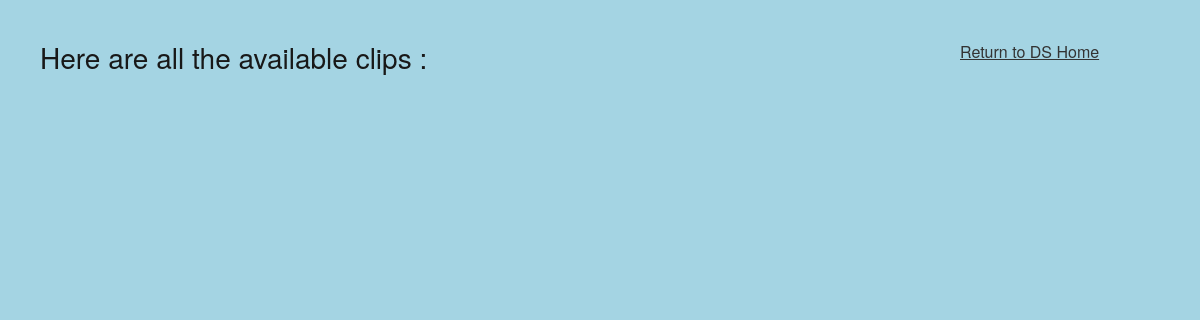
Page /visit/clips/index.php on the earlier database version.
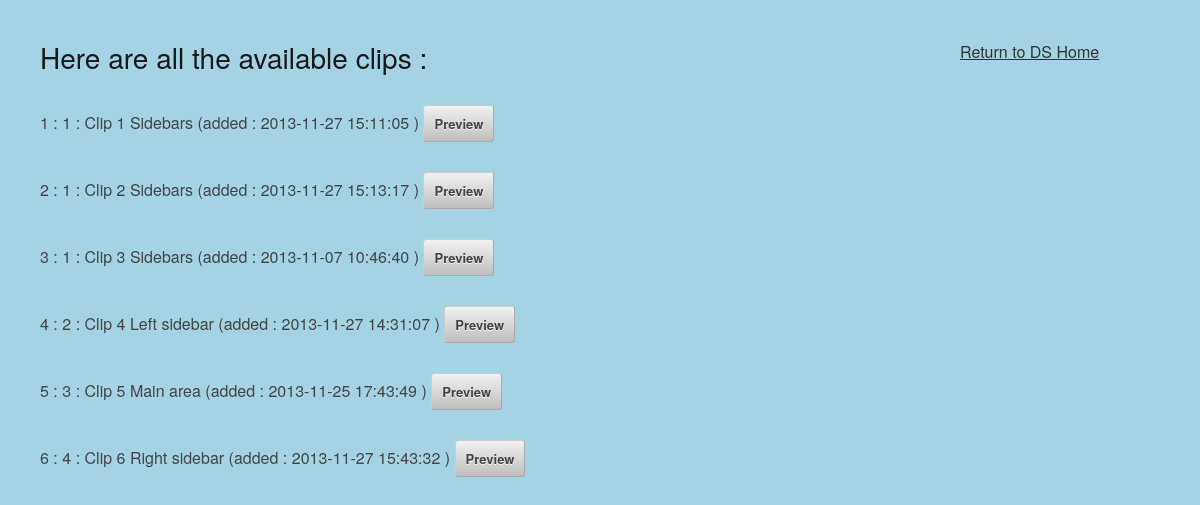
Same page on the later database version.
### tables this page shows
CREATE TABLE IF NOT EXISTS `clip` (
  `id` int(11) NOT NULL AUTO_INCREMENT,
  `clipname` text NOT NULL,
  `clipdate` timestamp NOT NULL DEFAULT CURRENT_TIMESTAMP ON UPDATE CURRENT_TIMESTAMP,
  `clipbackgroundcolor` text NOT NULL,
  `clipDurationInSeconds` int(11) NOT NULL DEFAULT '4',
  `clipOrderNumber` int(11) NOT NULL DEFAULT '1',
  `nextClipId` int(11) NOT NULL DEFAULT '0',
  `isLoop` tinyint(1) NOT NULL DEFAULT '1',
  `updated` tinyint(1) NOT NULL DEFAULT '0',
  `cliplayoutid` int(11) NOT NULL,
  PRIMARY KEY (`id`),
  KEY `cliplayoutid` (`cliplayoutid`)
);

### visit/clips/index.php (called while the page is built, shortened)
<?php
include '../../includes/db.inc.php';
try {
    $result = $pdo->query('SELECT id, cliplayoutname FROM cliplayout');
} catch (PDOException $error) {
    $error = 'Error fetching clip layouts from database!';
    include '../../includes/error.html.php';
    exit();
}
try {
    $result = $pdo->query('SELECT clip.*, sequenceclip.sequenceid, sequenceclip.singleClipSequence
                           FROM clip
                           JOIN sequenceclip ON clip.id = sequenceclip.inSequenceClipId
                           WHERE sequenceclip.singleClipSequence = 1
                           GROUP BY clip.id');
} catch (PDOException $error) {
    $error = $error->getMessage();
    include '../../includes/error.html.php';
    exit();
}
while ($row = $result->fetch()) {
    $clips[] = array(
        'id' => $row['id'],
        'clipname' => $row['clipname'],
        'clipdate' => $row['clipdate'],
        'cliplayoutid' => $row['cliplayoutid'],
        'nextClipId' => $row['nextClipId'],
        'sequence_id' => $row['sequenceid'],
        'singleClip' => $row['singleClipSequence']
    );
}
include 'cliplist.html.php';
exit();
?>

### visit/clips/cliplist.html.php (the view, shortened to what this page needs)
<?php include '../../includes/helpers.inc.php'; ?>
<!DOCTYPE html>
<html>
    <head>
        <link rel="stylesheet" href="../../css/base.css">
    </head>
    <body style="padding: 40px;">
    <div style="position: absolute; left: 960px; top: 40px;" >
        <a href="../../">Return to DS Home</a>
    </div>
    <h3>Here are all the available clips :</h3>
    <br>
    <ul>
        <?php foreach ($clips as $clip): ?>
            <li>
                <form action="" method="post">
                    <?php echo $clip['id']; ?> :
                    <?php htmlout($clip['cliplayoutid']) ?> :
                    <?php echo htmlout($clip['clipname'], ENT_QUOTES, 'UTF-8'); ?>
                    (added : <?php echo htmlout($clip['clipdate'], ENT_QUOTES, 'UTF-8'); ?> )
                    <input type="submit" name="action" value="Preview">
                </form>
            </li>
        <?php endforeach; ?>
    </ul>
</body>
</html>

### includes/helpers.inc.php
<?php
function html($text) {
    return htmlspecialchars($text, ENT_QUOTES, 'UTF-8');
}
function htmlout($text) {
    echo html($text);
}
?>

Differences in the rows shown:
now on this page (row edited): clip: id "1", cliplayoutid "1 Clip 1 Sidebars 2013-11-27 15:11:05"
now on this page (row edited): clip: id "2", cliplayoutid "1 Clip 2 Sidebars 2013-11-27 15:13:17"
added clip: id "3", cliplayoutid "1 Clip 3 Sidebars 2013-11-07 10:46:40"
added clip: id "4", cliplayoutid "2 Clip 4 Left sidebar 2013-11-27 14:31:07"
added clip: id "5", cliplayoutid "3 Clip 5 Main area 2013-11-25 17:43:49"
added clip: id "6", cliplayoutid "4 Clip 6 Right sidebar 2013-11-27 15:43:32"
